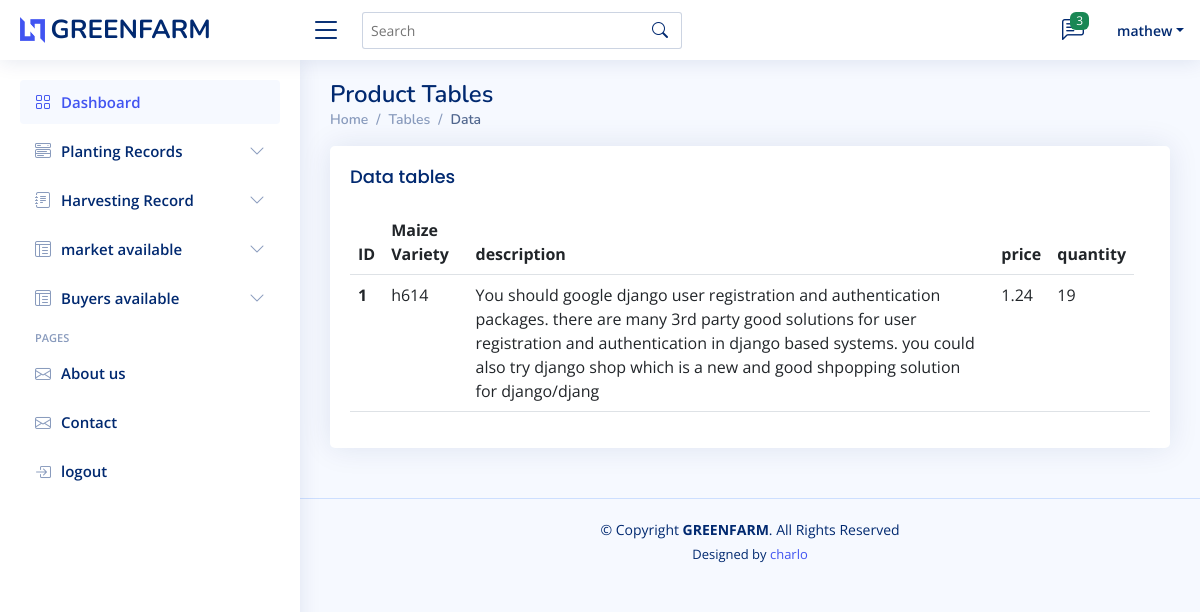
Before: /product/ (signed in) with the older database file.
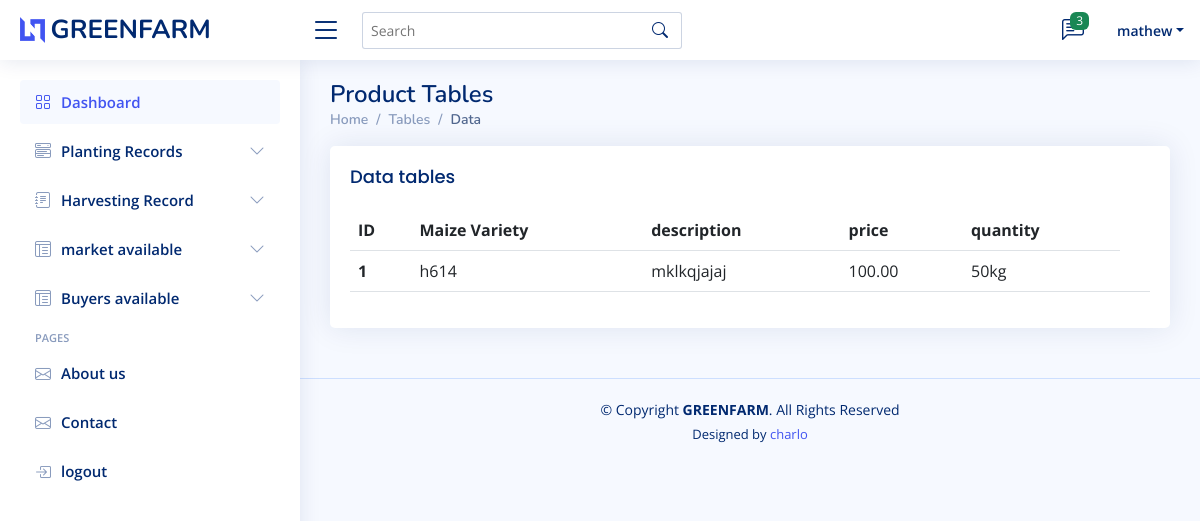
After: the same page with the newer database file.
### gfarm/models.py (models this page shows, shortened)
class FarmProduct(models.Model):
    id = models.AutoField(primary_key=True)
    price = models.DecimalField(max_digits=10, decimal_places=2)
    quantity = models.CharField(max_length=100)
    Maize_Variety = models.CharField(max_length=100, choices=VARIETY)
    description = models.TextField()

### gfarm/views.py (the view)
# urls.py: path("product/", ProductListView.as_view(), name="product"),
class ProductListView(LoginRequiredMixin, ListView):
     queryset = FarmProduct.objects.all()
     context_object_name = "product"
     template_name = "farmproduct_list.html"

### gfarm/templates/farmproduct_list.html
{% extends 'base.html' %} {% block body %} {% load static %}
  <main id="main" class="main">
    <div class="pagetitle">
      <h1>Product Tables</h1>
      <nav>
        <ol class="breadcrumb">
          <li class="breadcrumb-item"><a href="index.html">Home</a></li>
          <li class="breadcrumb-item">Tables</li>
          <li class="breadcrumb-item active">Data</li>
        </ol>
      </nav>
    </div>
    <section class="section">
      <div class="row">
        <div class="col-lg-12">
          <div class="card">
            <div class="card-body">
              <h5 class="card-title">Data tables</h5>
                <table class="table datatable">
                    <thead>
                        <tr>
                            <th scope="col">ID</th>
                            <th scope="col">Maize Variety</th>
                            <th scope="col">description</th>
                            <th scope="col">price</th>
                            <th scope="col">quantity</th>
                        </tr>
                    </thead>
                    <tbody>
                        {% for farmproduct in product %}
                        <tr>
                            <th scope="row">{{farmproduct.id}}
                            </th>
                            <td>{{farmproduct.Maize_Variety}}</td>
                            <td>{{farmproduct.description}}</td>
                            <td>{{farmproduct.price}}</td>
                            <td>{{farmproduct.quantity}}</td>
                            <td><a href=""></a></td>
                        </tr>
                        {% endfor %}
                    </tbody>
                </table>
            </div>
          </div>
        </div>
      </div>
    </section>
  </main>
  {% endblock %}

Changed rows visible on the page:
changed FarmProduct id 1: description "You should google django user registration and authentication packages. there are many 3rd party good solutions for user registration and authentication in django based systems. you could also try django shop which is a new and good shpopping solution for django/djang" → "mklkqjajaj"; price "1.24" → "100.00"; quantity "19" → "50kg"
